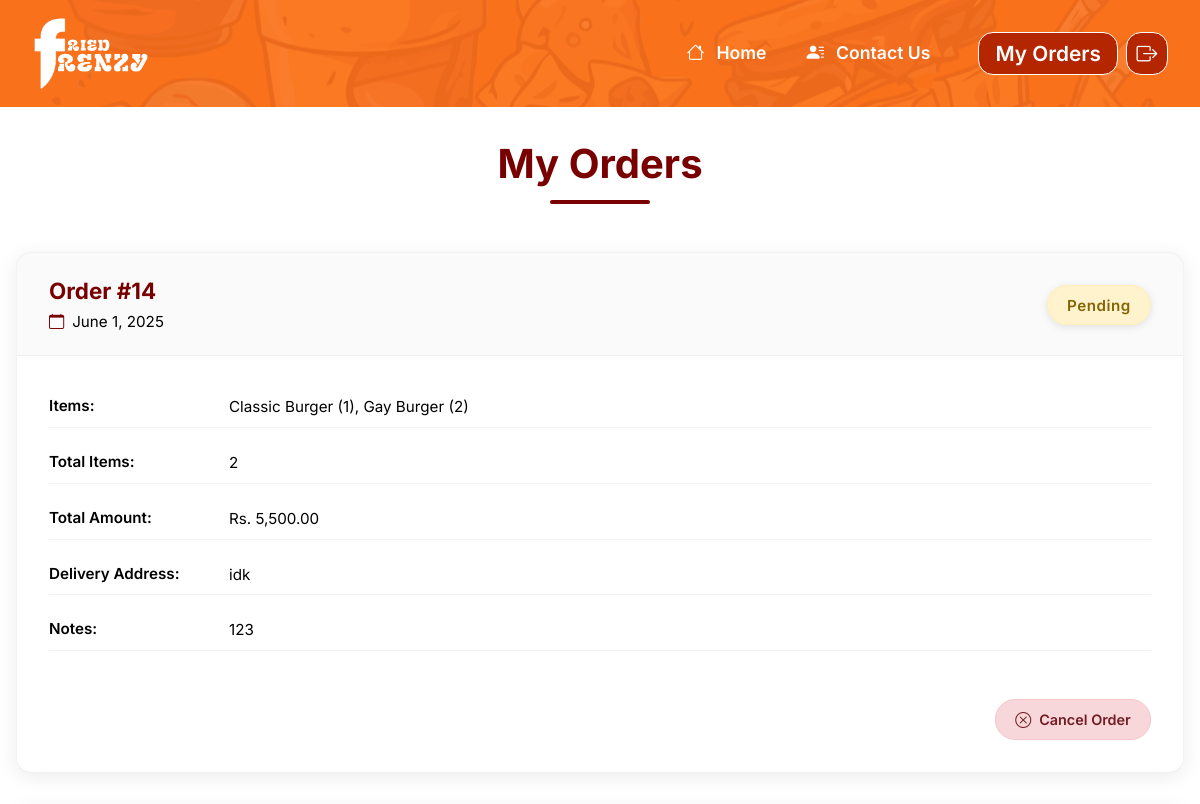
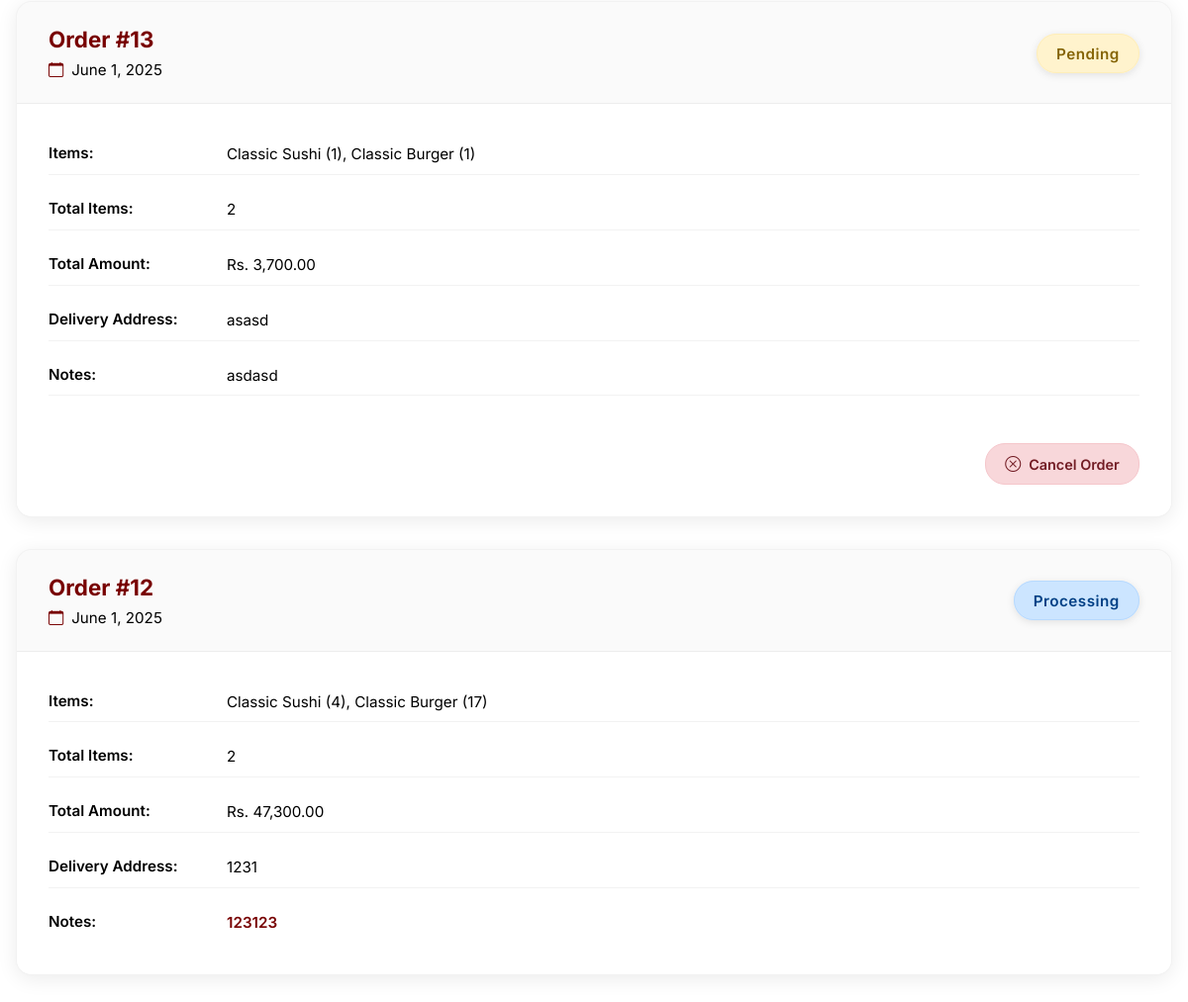
Page /orders/index.php (signed in) on the earlier database version (2 pictures, top to bottom).
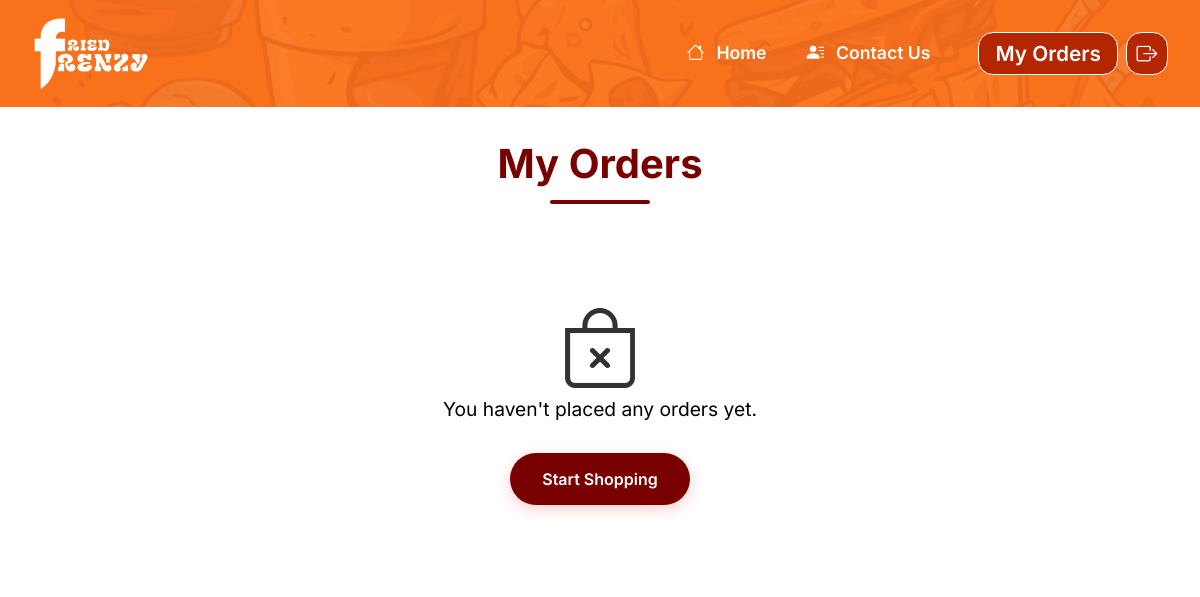
Same page on the later database version.
### tables this page shows
CREATE TABLE `orders` (
  `order_id` int(11) NOT NULL,
  `user_id` int(11) NOT NULL,
  `order_date` datetime DEFAULT current_timestamp(),
  `total_price` float NOT NULL,
  `status` varchar(50) DEFAULT 'Pending',
  `phone_number` text NOT NULL,
  `delivery_address` text NOT NULL,
  `delivery_notes` text NOT NULL
);

### includes/utility.php (called while the page is built, shortened)
<?php
function getRootPath($path = '') {
    $projectRoot = realpath($_SERVER['DOCUMENT_ROOT']);
    $currentScript = realpath($_SERVER['SCRIPT_FILENAME']);
    $relativePath = str_replace($projectRoot, '', dirname($currentScript));
    $relativePath = trim($relativePath, DIRECTORY_SEPARATOR);
    $depth = substr_count($relativePath, DIRECTORY_SEPARATOR);
    $path = trim($path, '/');
    return str_repeat('../', $depth) . $path;
}

### orders/index.php (the view, shortened to what the changed rows need)
<?php
include '../includes/header.php';
require_once '../includes/db_connect.php';
$user_id = $_SESSION['user']['user_id'];
$stmt = $conn->prepare("
    SELECT o.*,
           COUNT(oi.order_item_id) as total_items,
           GROUP_CONCAT(CONCAT(p.name, ' (', oi.quantity, ')') SEPARATOR ', ') as items
    FROM orders o
    LEFT JOIN order_item oi ON o.order_id = oi.order_id
    LEFT JOIN products p ON oi.product_id = p.product_id
    WHERE o.user_id = ?
    GROUP BY o.order_id
    ORDER BY o.order_date DESC
");
$stmt->bind_param("i", $user_id);
$stmt->execute();
$result = $stmt->get_result();
?>
<body>
    <div class="orders-container">
        <h1>My Orders</h1>
        <?php if ($result->num_rows === 0): ?>
            <div class="no-orders">
                <i class="bi bi-bag-x"></i>
                <p>You haven't placed any orders yet.</p>
                <a href="<?php echo getRootPath('products'); ?>" class="btn">Start Shopping</a>
            </div>
        <?php else: ?>
            <div class="orders-list">
                <?php while ($order = $result->fetch_assoc()): ?>
                    <div class="order-card status-<?php echo strtolower($order['status']); ?>">
                        <div class="order-header">
                            <div class="order-info">
                                <h3>Order #<?php echo $order['order_id']; ?></h3>
                                <span class="order-date">
                                    <i class="bi bi-calendar"></i>
                                    <?php echo date('F j, Y', strtotime($order['order_date'])); ?>
                                </span>
                            </div>
                            <div class="order-status">
                                <span class="status-badge"><?php echo $order['status']; ?></span>
                            </div>
                        </div>
                        <div class="order-details">
                            <div class="detail-row">
                                <span class="label">Items:</span>
                                <span class="value"><?php echo $order['items']; ?></span>
                            </div>
                            <div class="detail-row">
                                <span class="label">Total Items:</span>
                                <span class="value"><?php echo $order['total_items']; ?></span>
                            </div>
                            <div class="detail-row">
                                <span class="label">Total Amount:</span>
                                <span class="value">Rs. <?php echo number_format($order['total_price'], 2); ?></span>
                            </div>
                            <div class="detail-row">
                                <span class="label">Delivery Address:</span>
                                <span class="value"><?php echo htmlspecialchars($order['delivery_address']); ?></span>
                            </div>
                            <?php if (!empty($order['delivery_notes'])): ?>
                                <div class="detail-row">
                                    <span class="label">Notes:</span>
                                    <span class="value"><?php echo htmlspecialchars($order['delivery_notes']); ?></span>
                                </div>
                            <?php endif; ?>
                            <?php if ($order['status'] === 'Pending'): ?>
                                <div class="order-actions">
                                    <button class="cancel-btn" onclick="cancelOrder(<?php echo $order['order_id']; ?>)">
                                        <i class="bi bi-x-circle"></i>
                                        Cancel Order
                                    </button>
                                </div>
                            <?php endif; ?>
                        </div>
                    </div>
                <?php endwhile; ?>
            </div>
        <?php endif; ?>
    </div>
</body>
</html>

Differences in the rows shown:
removed orders: order_id "14", order_date "June 1, 2025", status "Pending", items "Classic Burger (1), Gay Burger (2)", total_items "2", total_price "5,500.00", delivery_address "idk", delivery_notes "123"
removed orders: order_id "13", order_date "June 1, 2025", status "Pending", items "Classic Sushi (1), Classic Burger (1)", total_items "2", total_price "3,700.00", delivery_address "asasd", delivery_notes "asdasd"
removed orders: order_id "12", order_date "June 1, 2025", status "Processing", items "Classic Sushi (4), Classic Burger (17)", total_items "2", total_price "47,300.00", delivery_address "1231", delivery_notes "123123"
Other differences:
text now shown: "You haven't placed any orders yet. Start Shopping"
